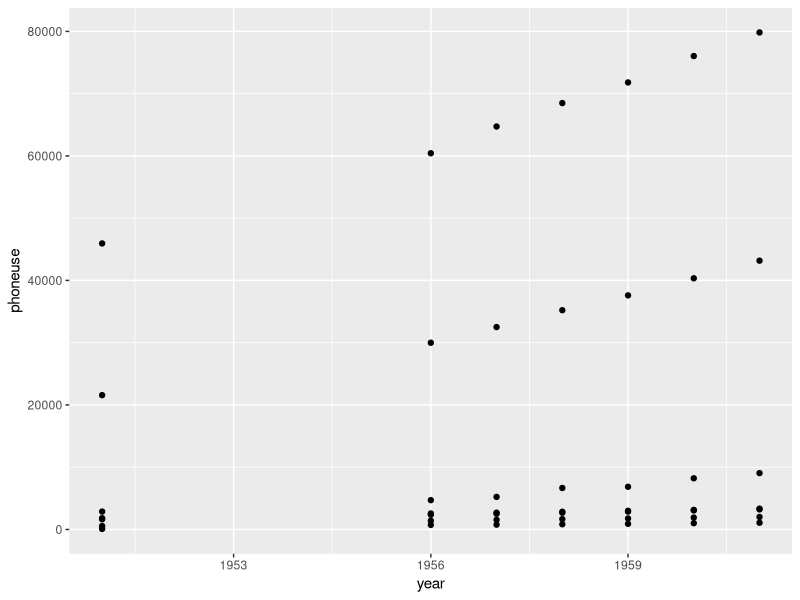
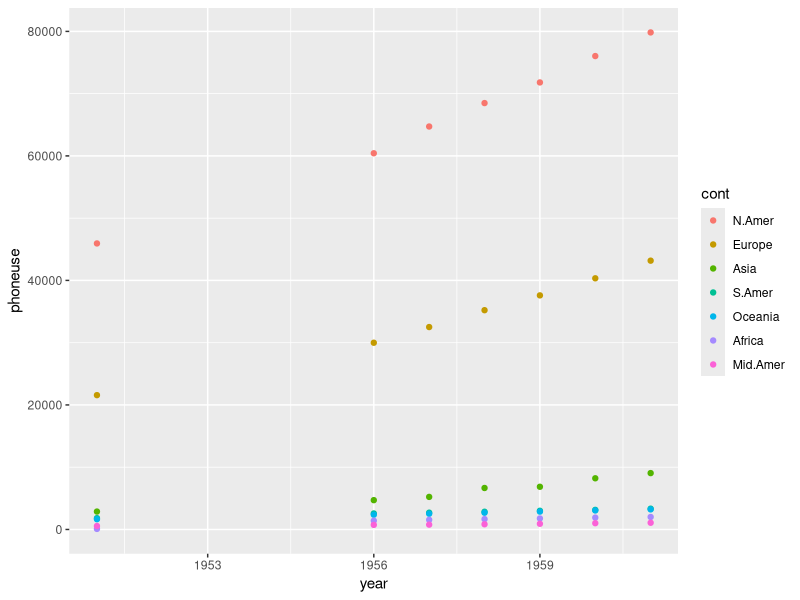
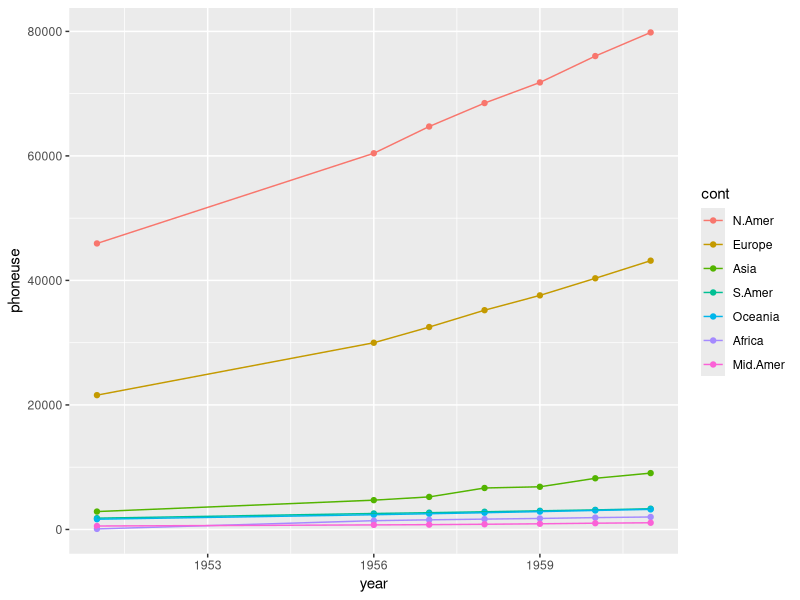
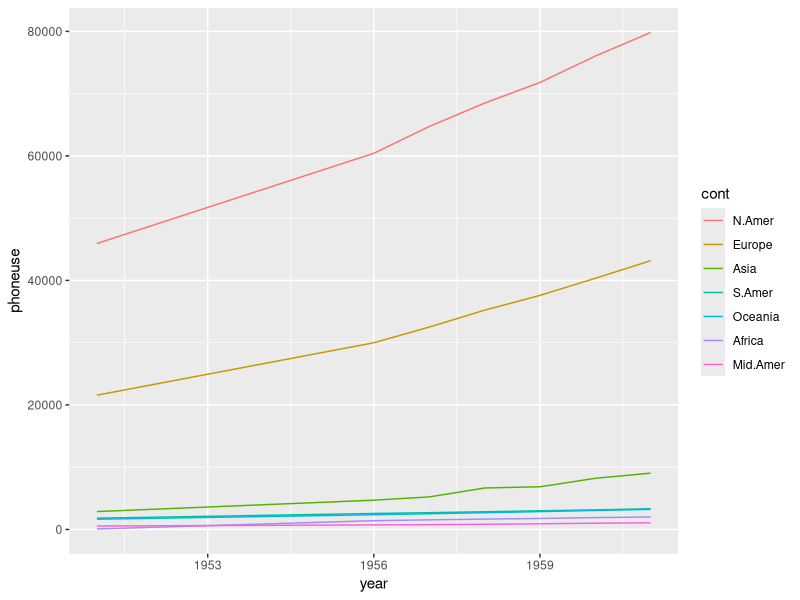

The R source for these figures, in order:
## ---- chunk 1
knitr::opts_chunk$set(echo = TRUE)
## ---- chunk 2
library(tidyr)
library(ggplot2)
## ---- chunk 3
data("WorldPhones")
WorldPhones = data.frame(WorldPhones)
## ---- chunk 4
WorldPhones$year <- as.numeric(rownames(WorldPhones))
WorldPhones
## ---- chunk 5
WorldPhonesLong <- gather(WorldPhones, cont, phoneuse, N.Amer:Mid.Amer, factor_key=TRUE)
WorldPhonesLong
## ---- chunk 6
ggplot(data = WorldPhonesLong,
       mapping = aes(
         x = year,
         y = phoneuse
       )) +
  geom_point()
## ---- chunk 7
ggplot(data = WorldPhonesLong,
       mapping = aes(
         x = year,
         y = phoneuse,
         color = cont
       )) +
  geom_point()
## ---- chunk 8
ggplot(data = WorldPhonesLong,
       mapping = aes(
         x = year,
         y = phoneuse,
         color = cont
       )) +
  geom_point() +
  geom_line()
## ---- chunk 9
ggplot(data = WorldPhonesLong,
       mapping = aes(
         x = year,
         y = phoneuse,
         color = cont
       )) +
  geom_line()
## ---- chunk 10
WorldPhonesLong1956 = subset(WorldPhonesLong, year == 1956)
## ---- chunk 11
### Bar plot here
## ---- chunk 12
### Hist plot here
### Make a histogram for every continent
